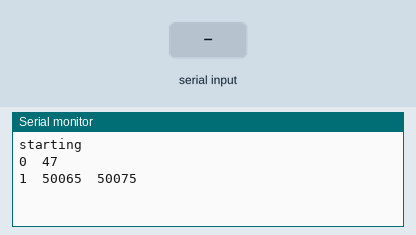
Bench run of a sketch on a simulated Arduino Uno, built with avr-gcc and run on an emulated ATmega328P. Parts: the last lines printed to the serial monitor. Inputs (shaded band) come from the test bench.

Above: at 1.2 s.
1.3 s: byte 30 received over Serial
At 2.1 s:
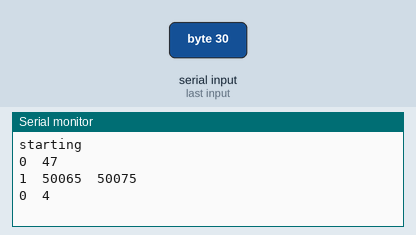
2.8 s: byte 90 received over Serial
At 4.2 s:
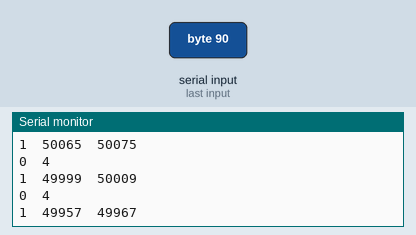
4.3 s: byte 120 received over Serial
At 5.8 s:
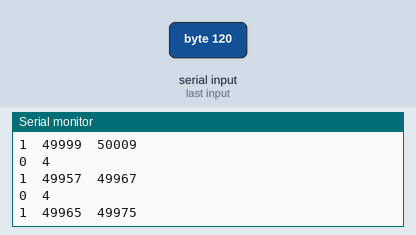
Timing chart, 0 to 7.3 s (numbered marks = the images above; inputs shaded):
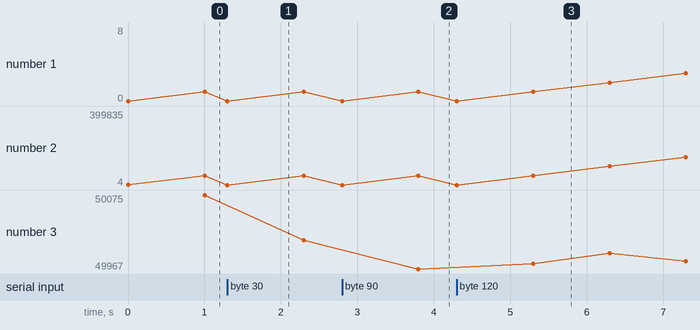

The sketch:

interrupt_1.ino
```cpp
// timer interrupt, based on the TimerInterrupt library by Khoi Hoang
// il mesure la periode d'interrupt du timer 1 en utilisant milli() (timer 0)
// https://github.com/khoih-prog/TimerInterrupt

#define USE_TIMER_1     true    // doit etre avant #include <TimerInterrupt.h>
#include <TimerInterrupt.h>

#define DISP_PERIOD 1000

volatile unsigned long ticks = 0;
unsigned long next_ms = 0;
unsigned int secs = 0;

void my_timer_irtn(void) {
ticks += 1;
}

void setup() {
Serial.begin( 115200 );
Serial.println("starting");
// Init timer ITimer1
ITimer1.init();
// ITimer1.attachInterruptInterval( 1L, my_timer_irtn );  // tested @ 1ms
ITimer1.attachInterrupt( float(50000.0), my_timer_irtn ); // tested @ 20uS
}

void loop() {
if  ( Serial.available() ) {
    char c = Serial.read();
    // ITimer1.setFrequency( 100, my_timer_irtn );
    ticks = 0; next_ms = millis() - 1; secs = 0;
    }
if  ( millis() > next_ms ) {
    Serial.print( secs );  Serial.print("\t");
    Serial.print( ticks ); Serial.print("\t");
    if  ( secs < 1 ) Serial.println();
    else Serial.println( ticks / secs );
    next_ms += DISP_PERIOD;
    ++secs;
    }
}
```

Measured:
- after the input at 1.3 s, the serial monitor: prints a new line at once (image 1)
- after the input at 2.8 s, the serial monitor: prints a new line after 1.0 s (image 2)
- after the input at 4.3 s, the serial monitor: prints a new line after 1.0 s (image 3)
- plotted number 2: 50065 → 49999 after the input at 1.3 s, 49999 → 49957 after the input at 2.8 s, 49957 → 399835 after the input at 4.3 s
- plotted number 3: 50075 → 50009 after the input at 1.3 s, 50009 → 49967 after the input at 2.8 s
